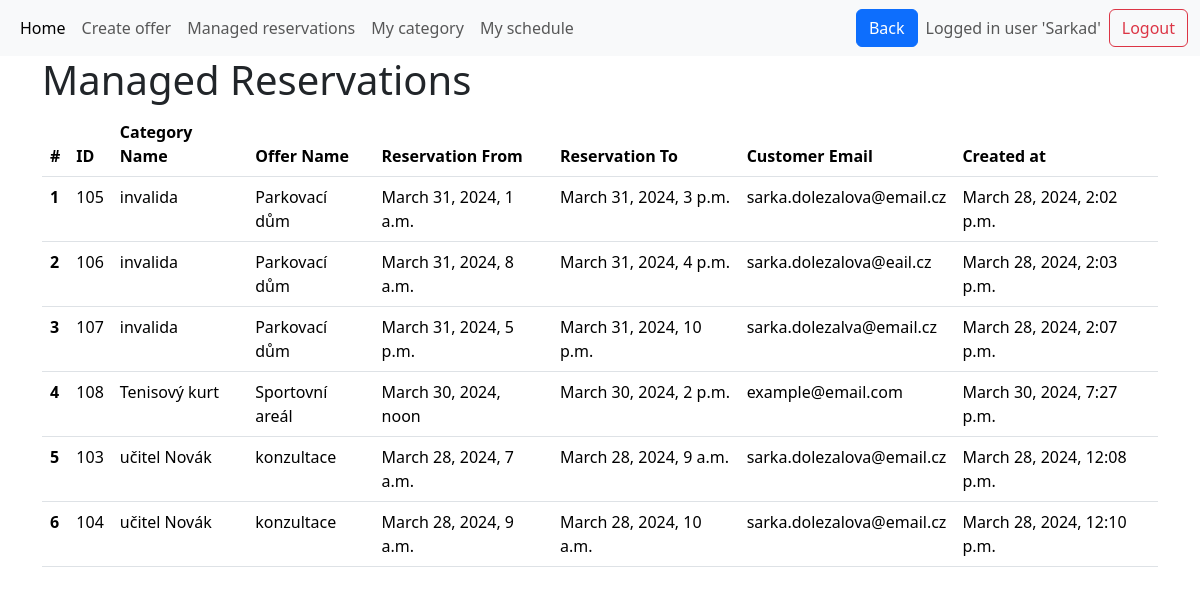
/managed_reservations (signed in), run on the app's committed database.
### base/models.py (models this page shows, shortened)
class Reservation(models.Model):
    reservation_from = models.DateTimeField(help_text="Start time/date of the reservation")
    reservation_to = models.DateTimeField(null=True, blank=True, help_text="End time/date of the reservation")
    submission_time = models.DateTimeField(default=timezone.now, help_text="When the reservation was submitted")
    confirmed_by_manager = models.CharField(
        max_length=1,
        choices=[("A", "Confirmed"), ("N", "Not Confirmed")],
        null=True,
        blank=True,
        help_text="Whether the reservation is confirmed by a manager"
    )
    customer_email = models.EmailField()
    customer_name = models.CharField(max_length=100)
    verification_token = models.CharField(max_length=64)  # Assuming you're using a hex token
    belongs_to_category = models.ForeignKey(Category, on_delete=models.CASCADE, related_name='reservations', help_text="The category of the unit being reserved")
    status = models.CharField(
        max_length=20,
        choices=[
            ("pending", "Pending"),
            ("confirmed", "Confirmed"),
            ("cancelled", "Cancelled"),
            ("completed", "Completed"),
        ],
        default="pending",
        help_text="The current status of the reservation"
    )
    class Meta:
        ordering = ['-submission_time'] # Reservations ordered in ascending order (earliest first)

class Category(models.Model):
    category_name = models.CharField(max_length=50)
    category_description = models.CharField(max_length=1000, null=True, blank=True)
    category_capacity = models.IntegerField(default=1,help_text="How many reservations at one time are possible? e.g.seminar = 20 or parkplace = 1")
    max_simultneous_reservations = models.IntegerField(default=1)
    additional_time = models.DurationField(null=True, blank=True)
    count_of_units = models.IntegerField(default=1,help_text="How many units are there in this category? e.g. 5 parkplaces for disabled people")
    created_at = models.DateTimeField(default=timezone.now)
    unit_names = models.JSONField(default=list) # list of unit names
    opening_time = models.TimeField(default=datetime.time(0, 0))
    closing_time = models.TimeField(default=datetime.time(23, 59,59)) #TODO 24:00 and default values 9:23-9:23
    belongs_to_offer = models.ForeignKey(Offer, on_delete=models.CASCADE)
    category_pricing = models.ForeignKey(Pricing, on_delete=models.CASCADE, null=True)

class Offer(models.Model):
    offer_name = models.CharField(max_length=50)
    available_from = models.DateField(null=True, blank=True)
    available_to = models.DateField(null=True, blank=True)
    created_at = models.DateTimeField(default=timezone.now)
    manager_of_this_offer = models.ForeignKey(
        User, on_delete=models.CASCADE, null=True, blank=True
    )
    class Meta:
        unique_together = (
            "offer_name",
            "manager_of_this_offer",
        )  # there cannot be two same named offers managed by the same user

### base/views.py (the view)
# urls.py: path('managed_reservations',views.managed_reservations, name='managed_reservations' ),
@login_required
def managed_reservations(request):
    categories = Category.objects.filter(
        belongs_to_offer__manager_of_this_offer=request.user
    )
    reservations = (
        Reservation.objects.filter(belongs_to_category__in=categories)
        .select_related("belongs_to_category", "belongs_to_category__belongs_to_offer")
        .order_by(
            "belongs_to_category__belongs_to_offer__offer_name", "reservation_from"
        )
    )
    return render(
        request,
        "managed_reservations.html",
        {
            "reservations": reservations,
        },
    )

### templates/managed_reservations.html
{% extends 'main.html' %}
{% load crispy_forms_tags %}
{% block content %}
<div class="container-md">
    <h1>Managed Reservations</h1>
    {% if reservations %}
    <table class="table table-hover">
        <thead>
            <tr>
                <th scope="col">#</th>
                <th scope="col">ID</th>
                <th scope="col">Category Name</th>
                <th scope="col">Offer Name</th>
                <th scope="col">Reservation From</th>
                <th scope="col">Reservation To</th>
                <th scope="col">Customer Email</th>
                <th scope="col">Created at</th>
            </tr>
        </thead>
        <tbody>
            {% for reservation in reservations %}
            <tr>
                <th scope="row">{{ forloop.counter }}</th>
                <td>{{ reservation.id }}</td>
                <td>{{ reservation.belongs_to_category.category_name }}</td>
                <td>{{ reservation.belongs_to_category.belongs_to_offer.offer_name }}</td>
                <td>{{ reservation.reservation_from }}</td>
                <td>{{ reservation.reservation_to }}</td>
                <td>{{ reservation.customer_email }}</td>
                <td>{{ reservation.submission_time}}</td>
            </tr>
            {% endfor %}
        </tbody>
    </table>
    {% else %}
    <p>No reservations found.</p>
    {% endif %}
</div>
{% endblock %}

### templates/navbar.html (shortened to what this page needs)
<nav class="navbar navbar-expand-lg bg-body-tertiary">
  <div class="container-fluid">
    <div class="collapse navbar-collapse" id="navbarSupportedContent">
      <ul class="navbar-nav me-auto mb-2 mb-lg-0">
        <li class="nav-item">
          <a class="nav-link active" aria-current="page" href="/manager_home">Home</a>
        </li>
        <li class="nav-item">
          <a class="nav-link" href="/create_offer">Create offer</a>
        </li>
        <li class="nav-item">
          <a class="nav-link" href="/managed_reservations">Managed reservations</a>
        </li>
        <li class="nav-item">
          <a class="nav-link" href="/my_schedule">My category</a>
        </li>
        <li class="nav-item">
          <a class="nav-link" href="/my_schedule">My schedule</a>
        </li>
      </ul>
      <button type="submit" class="btn btn-primary me-2" onclick="goBack()">Back</button>
       <div class="d-flex align-items-center">
        {% if request.user.is_authenticated %}
        <span class="navbar-text me-2"> Logged in user '{{ request.user.username | title }}'</span>
        <a class="btn btn-outline-danger" href="{% url 'logout' %}">Logout</a>
        {% else %}
        <a class="btn btn-outline-primary" href="{% url 'login' %}">Login</a>
        {% endif %}
      </div>
    </div>
    </div>
</nav>

### data on the page
Reservation: id "105", belongs_to_category.category_name "invalida", belongs_to_category.belongs_to_offer.offer_name "Parkovací dům", reservation_from "March 31, 2024, 1 a.m.", reservation_to "March 31, 2024, 3 p.m.", customer_email "sarka.dolezalova@email.cz", submission_time "March 28, 2024, 2:02 p.m."
Reservation: id "106", belongs_to_category.category_name "invalida", belongs_to_category.belongs_to_offer.offer_name "Parkovací dům", reservation_from "March 31, 2024, 8 a.m.", reservation_to "March 31, 2024, 4 p.m.", customer_email "sarka.dolezalova@eail.cz", submission_time "March 28, 2024, 2:03 p.m."
Reservation: id "107", belongs_to_category.category_name "invalida", belongs_to_category.belongs_to_offer.offer_name "Parkovací dům", reservation_from "March 31, 2024, 5 p.m.", reservation_to "March 31, 2024, 10 p.m.", customer_email "sarka.dolezalva@email.cz", submission_time "March 28, 2024, 2:07 p.m."
Reservation: id "108", belongs_to_category.category_name "Tenisový kurt", belongs_to_category.belongs_to_offer.offer_name "Sportovní areál", reservation_from "March 30, 2024, noon", reservation_to "March 30, 2024, 2 p.m.", customer_email "example@email.com", submission_time "March 30, 2024, 7:27 p.m."
Reservation: id "103", belongs_to_category.category_name "učitel Novák", belongs_to_category.belongs_to_offer.offer_name "konzultace", reservation_from "March 28, 2024, 7 a.m.", reservation_to "March 28, 2024, 9 a.m.", customer_email "sarka.dolezalova@email.cz", submission_time "March 28, 2024, 12:08 p.m."
Reservation: id "104", belongs_to_category.category_name "učitel Novák", belongs_to_category.belongs_to_offer.offer_name "konzultace", reservation_from "March 28, 2024, 9 a.m.", reservation_to "March 28, 2024, 10 a.m.", customer_email "sarka.dolezalova@email.cz", submission_time "March 28, 2024, 12:10 p.m."

### other printed values
{{ request.user.username | title }} "Sarkad"
